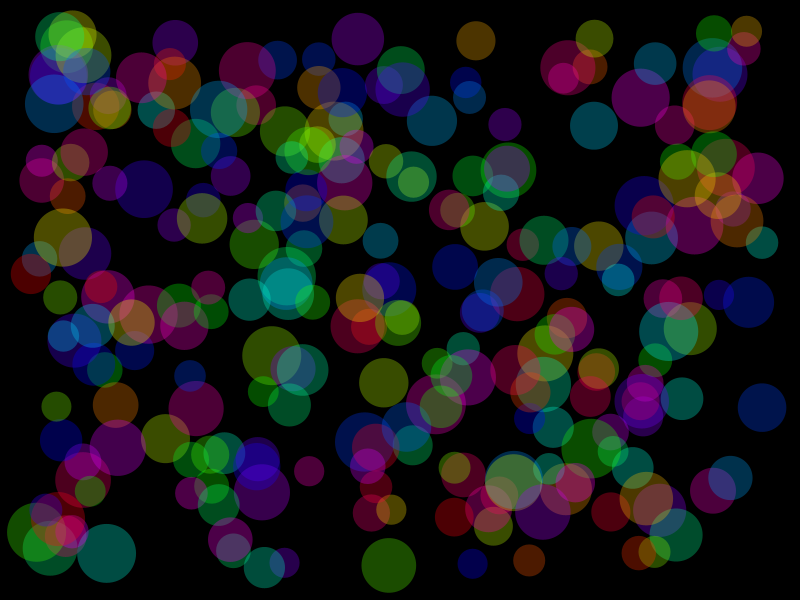
Frame 1 (no input)
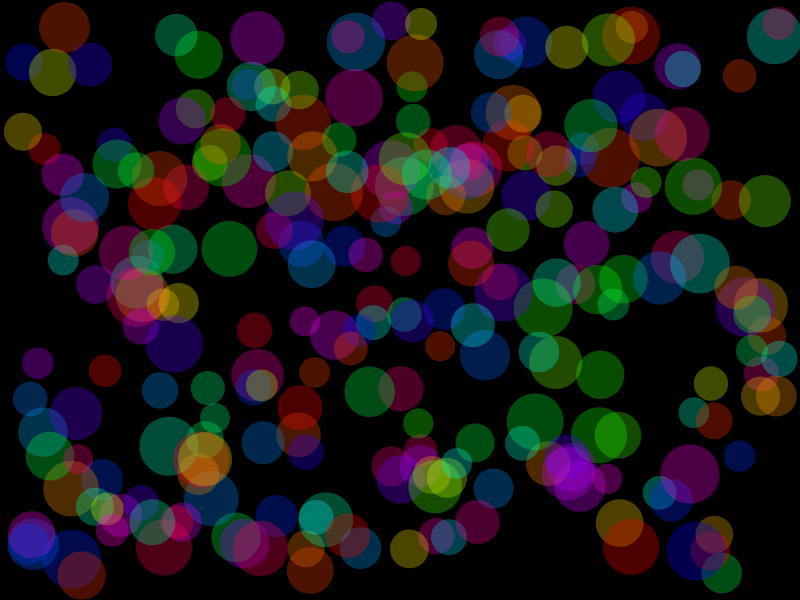
Frame 60 (the mouse pressed at the canvas centre just before this capture)
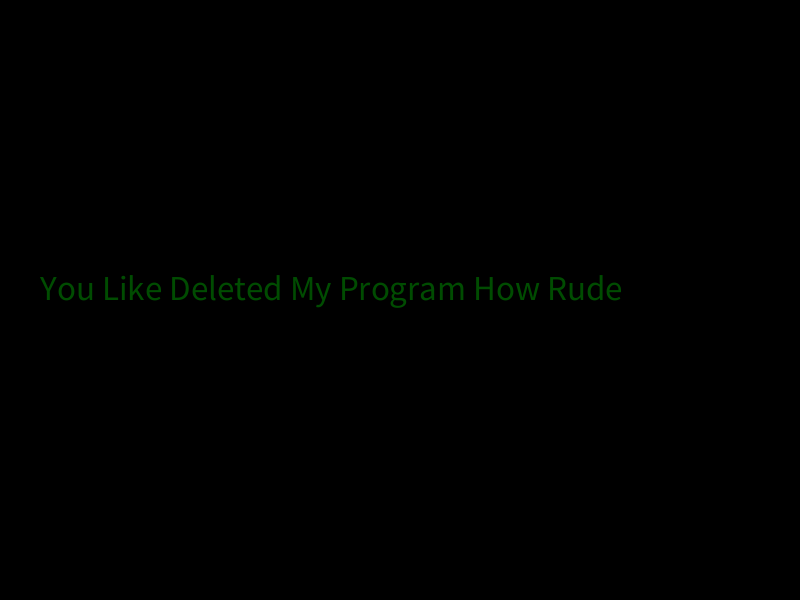
Frame 120 (the mouse held since frame 60 and released just before this capture)

The Processing sketch that drew these frames (run headless with seeded random() and noise(); from frame 60 on, the mouse is pressed at the canvas centre):

// Processing sketch: Colorful_Circles_That_Like_All_Move_and_Things_Its_Insane_Also_
// ── Colorful_Circles_That_Like_All_Move_and_Things_Its_Insane_Also_.pde
boolean clickety;
int ballCount=250;
int szc;
int trsc;
float[] x= new float [ballCount];
float[] y= new float [ballCount];
float[] xc= new float [ballCount];
float[] yc= new float [ballCount];
float[] sz= new float [ballCount];
float[] clr= new float [ballCount];
float[] trs= new float [ballCount];
void setup() {
  size(800, 600);
  colorMode(HSB, 360, 100, 100, 100);
  for (int i=0; i<ballCount; i++) {
    x[i]=random(30, width-30);
    y[i]=random(30, height-30);
    xc[i]=random(-5, 5);
    yc[i]=random(-5, 5);
    sz[i]=random(30, 60);
    clr[i]=random(360);
    //    trs[i]=random(10, 90);
  }
  szc=1;
  noStroke();
  clickety=true;
  textSize(35);
  //  trsc=1;
}

void draw() {

  if (clickety) {
    background(0);
    for (int i=0; i<x.length; i++) {
      clr[i]++;
      if (clr[i]>360) {
        clr[i]=0;
      }
      fill(clr[i], 100, 100, 30);
      ellipse(x[i], y[i], sz[i], sz[i]);
      x[i]+=xc[i];
      y[i]+=yc[i];
      //    sz[i]+=szc;
      //    if (sz[i]>150||sz[i]<10) {
      //      szc*=-1;
      //    }
      if (x[i]+sz[i]/2>width || x[i]-sz[i]/2 < 0) {
        xc[i]*=-1;
      }
      if (y[i]+sz[i]/2>height || y[i]-sz[i]/2 < 0) {
        yc[i]*=-1;
      }
    }
  } else {
    background(0);
    text("You Like Deleted My Program How Rude", 40, height/2);
  }
}

void mousePressed() {
  clickety=!clickety;
}
